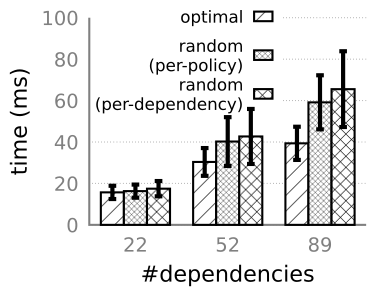

Generate this figure with gnuplot:
reset
set mxtics 3
set mytics 2
#set title"scalability" font 'Gill Sans,24'
set xlabel"#dependencies" font 'Gill Sans,24'
set ylabel"time (ms)" rotate by 90 font 'Gill Sans,24'
# set yrange [0:1342177280]
#set logscale y 2
# set format y '%.0s%cB'
set style line 80 lt -1 lc rgb "#808080"
set border 3 back linestyle 80
# red = "#FF0000"; green = "#00FF00"; blue = "#0000FF"; skyblue = "#87CEEB";

set boxwidth 1
set style fill solid
set xtics font 'Gill Sans,21' #rotate by -30 left
set ytics font 'Gill Sans,21'
set style data histogram
set style histogram clustered gap 1
set grid ytics
set tic scale 0
set size 1.05,1.05
set size ratio 0.75
#set autoscale y
set xrange [-0.5:2.5]
set yrange [-0:100]
set key autotitle columnhead
set key inside top right#center
set key samplen 1
set key at 1.6, 110
set key font 'Gill Sans,18'
set key spacing 2
set key on
set terminal pdfcairo enhanced color lw 3 size 3.8,3 font 'Gill sans,18'
set style histogram errorbars linewidth 2
# set errorbars linecolor "#A00000"
set errorbars linecolor black linewidth 2
# set style histogram errorbars linewidth 1 
# set errorbars linecolor black

#set label 1 '10' front at screen 0.29,0.145 font "Gill sans,24" tc default
#set label 2 '100' front at screen 0.52,0.145 font "Gill sans,24"
#set label 3 '1000' front at screen 0.76,0.145 font "Gill sans,24"

set xtics ("22" 0, "52" 1, "89" 2)




set style line 1 lt rgb "#A00000" lw 2 pt 13 ps 0.5
   

set output"bar_combine.pdf"
# plot"incre_ctable_errorbar.dat" using ($2):xtic(1) notitle fs pattern 5 lt rgb 'black'# with errorbars
### 3 
###
plot "avg_specific.dat" using ($2):($2-$3):($2+$3) title "optimal" fs pattern 5 lt rgb 'black',\
"avg_random_policy.dat" using ($2):($2-$3):($2+$3) title "random\n(per-policy)" fs pattern 2 lt rgb 'black',\
"avg_random_dependency.dat" using ($2):($2-$3):($2+$3) title "random\n(per-dependency)" fs pattern 1 lt rgb 'black',\
               #""  using ($3):($3+.1):(sprintf("%3.2f",$4)) with labels notitle

            #    '' using ($4):0:0 with labels center offset -2,1 notitle, \
            #    '' using 0:($4):($4) with labels center offset 2,1 notitle
unset output  
